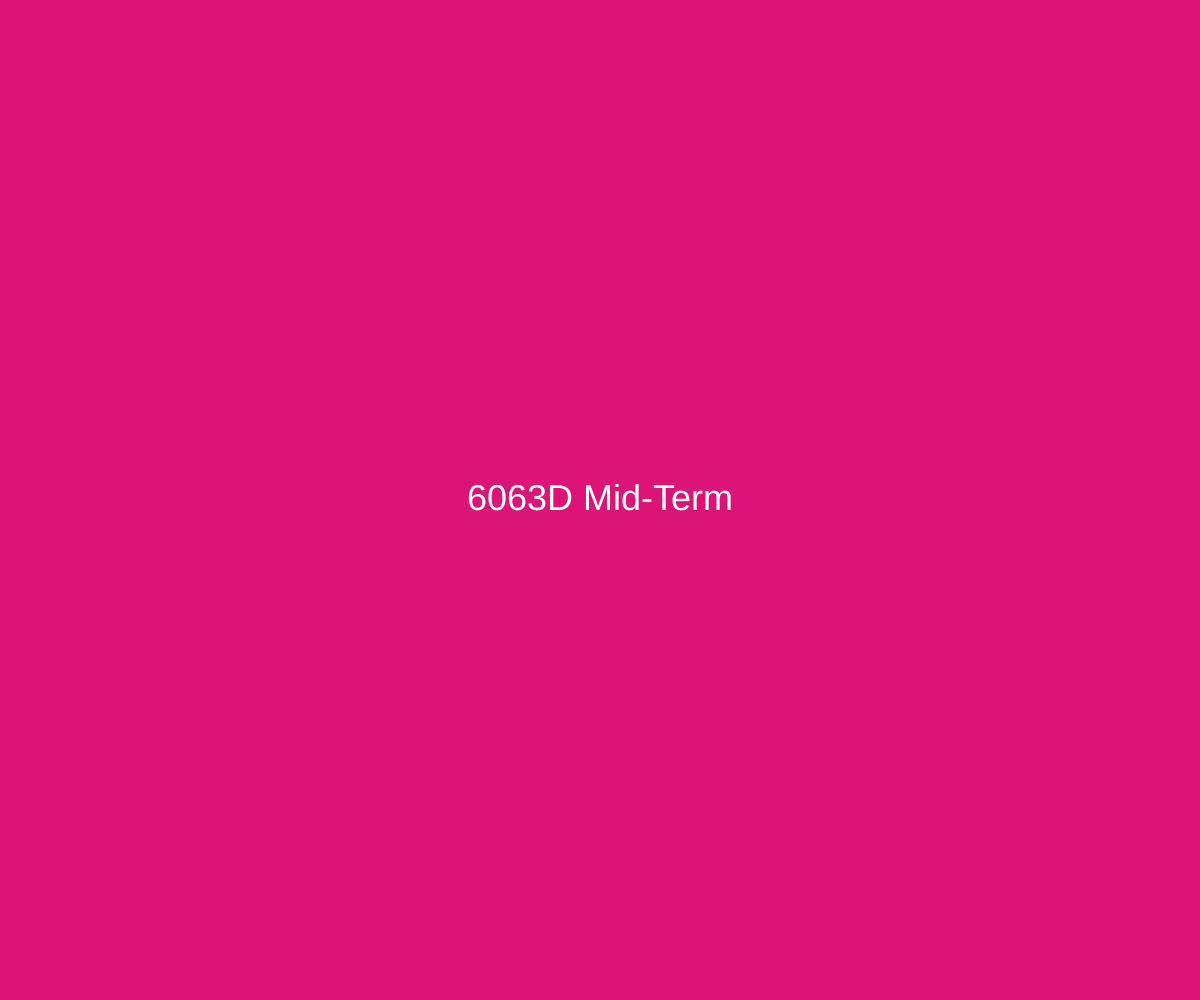
Frame 1 (no input)
Frame 60 (no input): identical to frame 1, image omitted
Frame 120 (the mouse pressed at the canvas centre since frame 60): identical to frame 1, image omitted

The p5.js sketch that drew this single still picture (run headless with seeded random() and noise() and a simulated clock; from frame 60 on, the mouse is pressed at the canvas centre):

// p5.js sketch
// ── sketch.js
let nameStringRaw =
  '"Name 0" ;"Name 1" ;"Name 2" ;"Name 3" ;"Name 4" ;"Name 5" ;"Name 6" ;"Name 7" ;"Name 8" ;"Name 9" ;"Name 10" ;"Name 11" ;"Name 12" ;"Name 13" ;"Name 14" ;"Name 15"';
let nameString = nameStringRaw.replaceAll('"', "");
let names = nameString.split(" ;");

let nextNameIdx;

function setup() {
  createCanvas(windowWidth, windowHeight);
  randomSeed(42);

  textAlign(CENTER, CENTER);
  textSize(36);
  fill(255);

  for (let n = 0; n < 10; n++) {
    for (let i = 0; i < names.length; i++) {
      let j = floor(random(i, names.length));
      let nj = names[j];
      names[j] = names[i];
      names[i] = nj;
    }
  }

  names.unshift("6063D Mid-Term");
  nextNameIdx = 0;
}

function draw() {
  background(220, 20, 120);
  text(names[nextNameIdx], 0, 0, width, height);
}

function mouseClicked() {
  nextNameIdx = (nextNameIdx + 1) % names.length;
}
